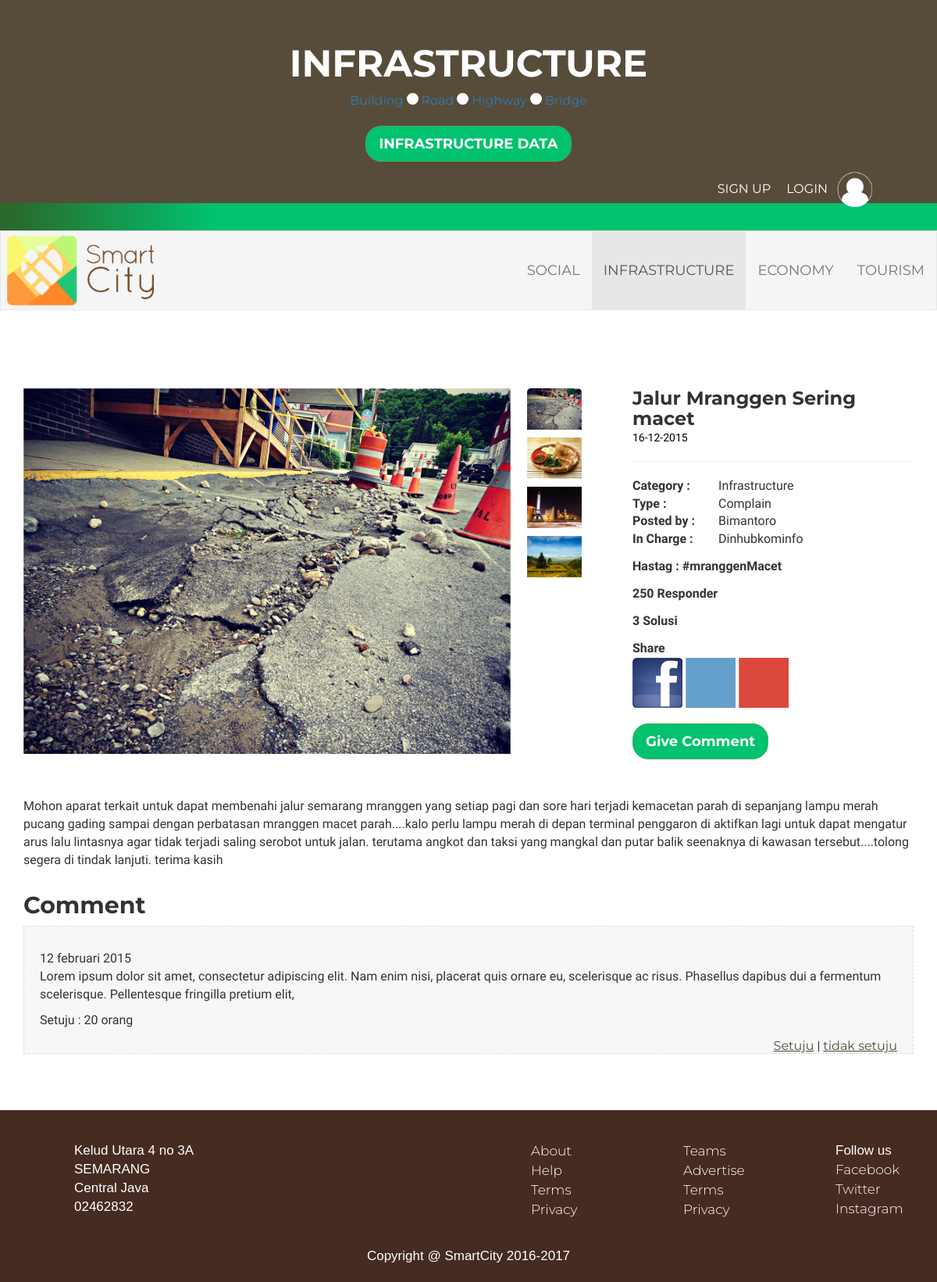
Page /post-detail.php?post_id=IC-1 on the earlier database version.
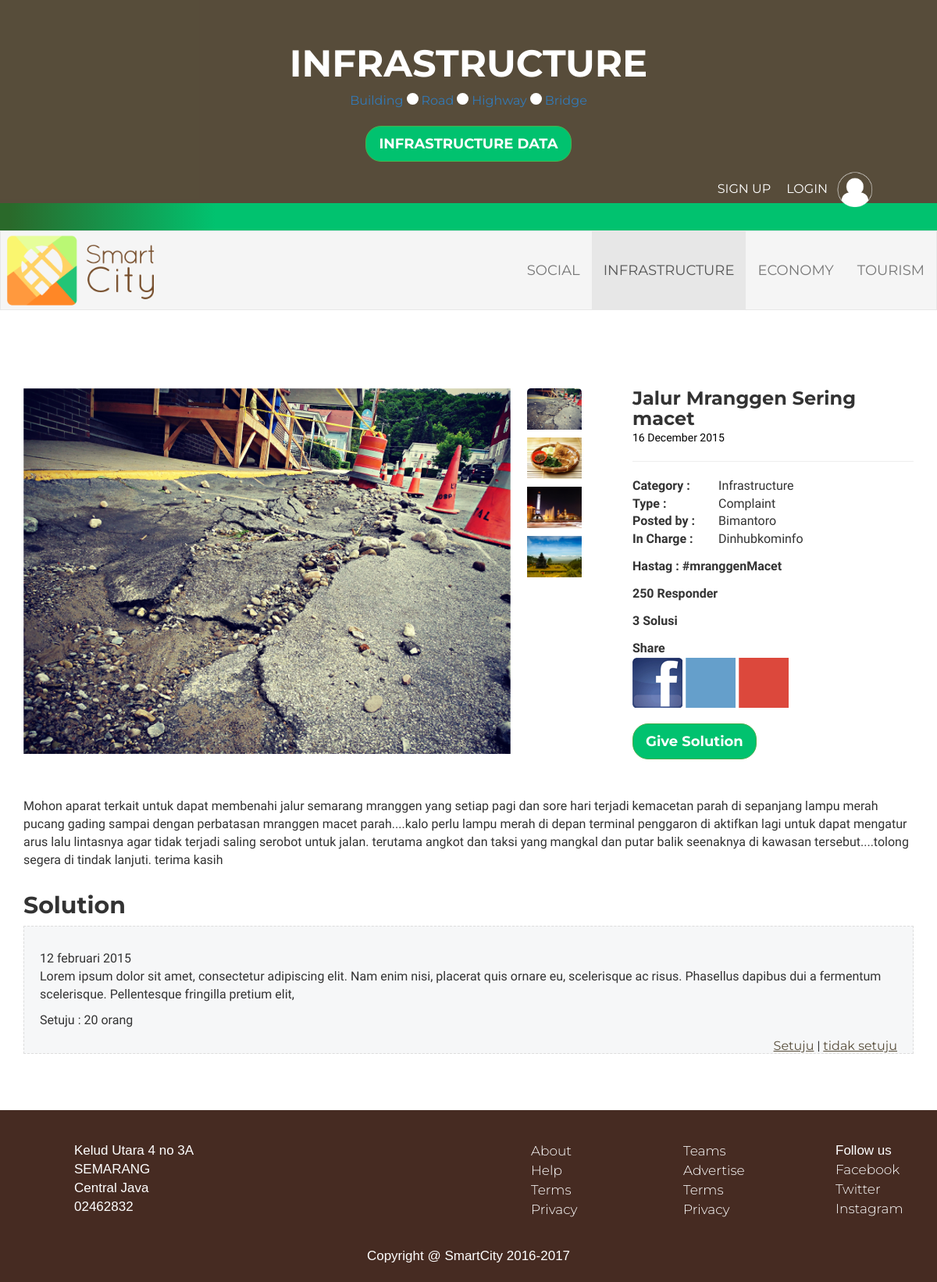
Same page on the later database version.
### tables this page shows
CREATE TABLE IF NOT EXISTS `post` (
  `post_id` varchar(11) NOT NULL,
  `date` varchar(20) NOT NULL,
  `post_author` varchar(50) NOT NULL,
  `post_title` varchar(255) NOT NULL,
  `post_content` varchar(1000) NOT NULL,
  `post_category` varchar(14) NOT NULL,
  `post_type` varchar(10) NOT NULL,
  `post_tag` varchar(50) NOT NULL,
  `post_inCharge` varchar(50) NOT NULL,
  `pictures` varchar(1000) DEFAULT NULL
);

### post-detail.php (the view, shortened to what this page needs)
<?php
$id = $_GET['post_id'];
$sql = mysql_query("SELECT * FROM post WHERE post_id='$id'");
$post = mysql_fetch_object($sql);
?>
<!DOCTYPE html>
<html>
	<head>
		<link rel="stylesheet" href="https://maxcdn.bootstrapcdn.com/bootstrap/3.3.5/css/bootstrap.min.css">
		<link rel="stylesheet" href="css/style.css">
		<link rel="stylesheet" href="css/post-detail.css">
		<link rel="stylesheet"  href="css/lightslider.css"/>
	</head>
	<body>
		<section class="infrastructure">
			<div class="container-fluid">
				<div class="row main-header">
					<div class="hero text-center">
						<h1>INFRASTRUCTURE</h1>
						<div class="categ-menu">
							<a href="#">Building</a>
							<div class="bullet"></div>
							<a href="#">Road</a>
							<div class="bullet"></div>
							<a href="#">Highway</a>
							<div class="bullet"></div>
							<a href="#">Bridge</a>
						</div>
						<a href="#" class="btn btn-success btn-lg">INFRASTRUCTURE DATA</a>
					</div>
						<div class="user">
							<a href="#modal-sign" role="button" data-toggle="modal">SIGN UP</a>
							<a href="#modal-login" role="button" data-toggle="modal">LOGIN</a>
							<img src="img/user.png" alt="" width="50px">
						</div>
				</div>
			</div>
		</section>
		<div class="border-green"> </div>
		<nav class="navbar navbar-default" role = "navigation">
			<div class="container-fluid">
				<div class="row fix-menu">
					<div class="navbar-header">
		  			<div class="logo"><a href="index.html"><img src="img/logo.png" width="200px"></a></div>
					</div>
		  			<div class="collapse navbar-collapse" id="collapse" role="navigation">
			  			<ul class="nav navbar-nav navbar-right">
			  				<li><a href="social.html">Social</a></li>
							<li class="active"><a href="infrastructure.html">Infrastructure</a></li>
							<li><a href="economy.html">Economy</a></li>
							<li><a href="tourism.html">Tourism</a></li>
			  			</ul>
					</div>
				</div>
			</div>
	  	</nav>
			<div class="container main-post	">
				<div class="row">
					<div class="col-md-8 img-main">
						<div class="item">
	            			<div class="clearfix">
	               			 <ul id="vertical">
			                    <li data-thumb="img/prob1.png">
			                        <img src="img/prob1.png">
			                    </li>
		               		</ul>
				            </div>
				        </div>
					</div>
					<div class="col-md-4">
						<h3><?php echo $post->post_title; ?></h3>
						<div class="date-post"><?php echo $post->date; ?></div>
						<hr>
						<table>
						   <tr>
							<td> Category : </td>
							<td> <?php echo $post->post_category; ?> </td>
						  </tr>
						  <tr>
						  	<td> Type : </td>
						  	<td> <?php echo $post->post_type; ?> </td>
						  </tr>
						  <tr>
						  	<td> Posted by : </td>
							<td> <?php echo $post->post_author; ?> </td>
						  </tr>
						  <tr>
						  	<td> In Charge : </td>
						  	<td> <?php echo $post->post_inCharge; ?> </td>
						  </tr>
						</table>
						<div class="brief-button">
							<div class="bold">Hastag : <?php echo $post->post_tag;?></div>
								<div class="respponder">250 Responder</div>
								<div class="best-solusion">3 Solusi</div>
								<div class="sosmed">
								<div class="sosmed-head">Share</div>
								<img src="img/fb.png" alt="">
								<img src="img/twt.png" alt="">
								<img src="img/gog.png" alt="">
							</div>
						</div>
						<a href="#modal-solusi" role="button" data-toggle="modal" class="btn btn-success btn-lg">Give <?php echo ($post->post_type == "Complaint" ? "Solution" : "Comment"); ?></a>
					</div>
					<div class="col-md-12 post-detail">
						<div class="prob">
							<p><?php echo $post->post_content; ?></p>
						</div>
					</div>
					<div class="col-md-12">
					<h2><?php echo ($post->post_type == "Complaint" ? "Solution" : "Comment"); ?></h2>
						<div class="solusi-body">
							<p>
								<div class="date">12 februari 2015</div>
								Lorem ipsum dolor sit amet, consectetur adipiscing elit. Nam enim nisi, placerat quis ornare eu, scelerisque ac risus. Phasellus dapibus dui a fermentum scelerisque. Pellentesque fringilla pretium elit,
							</p>
							<p>
								Setuju : 20 orang
							</p>
							<div class="pool pull-right">
								<p>
									<a href="#">Setuju</a> | <a href="#">tidak setuju</a>
								</p>
							</div>
						</div>
					</div>
				</div>
			</div>
		<footer>
			<div class="abfooter">
				<div class="container">
					<div class="row">
						<div class="col-md-6">
							<ul>
								<li> Kelud Utara 4 no 3A </li>
								<li> SEMARANG </li>
								<li> Central Java </li>
								<li> 02462832 </li>
							</ul>
						</div>
						<div class="col-md-2">
							<ul>
								<li><a href=#about.html> About </a> </li>
								<li><a href=#help.html> Help </a> </li>
								<li><a href=#terms.html> Terms </a> </li>
								<li><a href=#privacy.html> Privacy </a> </li>
							</ul>
						</div>
						<div class="col-md-2">
							<ul>
								<li><a href=#teams.html> Teams </a> </li>
								<li><a href=#advertise.html> Advertise</a> </li>
								<li><a href=#terms.html> Terms</a> </li>
								<li><a href=#privacy.html> Privacy </a> </li>
							</ul>
						</div>
						<div class="col-md-2">
							<ul>
								<li>Follow us </li>
								<li><a href=> Facebook</a> </li>
								<li><a href=> Twitter</a> </li>
								<li><a href=> Instagram </a> </li>
							</ul>
						</div>
					</div>
				</div>
			</div>
			<div class="copyright">
				<p> Copyright @ SmartCity 2016-2017 </p>
			</div>
		</footer>
	</body>
</html>

### css/style.css (style rules this page uses)
body { font-family: 'Quicksand', sans-serif; font-size: 16px; }
a { font-family: 'Montserrat', sans-serif; }
h1, h2, h3, h4, h5, h6 { font-family: 'Montserrat', sans-serif; font-weight: 700; }
.main-header { background: rgba(45, 32, 9, 0.8); padding: 20px 40px 0px 40px; }
.hero { height: auto; color: #FFF; width: 75%; margin: 0 auto; margin-top: 50px; margin-bottom: 110px; padding: 10px 0; }
.hero h1 { font-size: 3em; text-transform: uppercase; }
.user { float: right; display: inline-table; margin-bottom: 20px; margin-right: 40px; }
.user a { color: #FFF; padding: 0 10px; cursor: pointer; }
.btn-success { color:#fff; background-color:#01c26f; border-radius: 20px; font-weight:bold; }
.border-green { background: rgba(42,105,42,1); background: -moz-linear-gradient(left, rgba(42,105,42,1) 0%, rgba(42,105,42,1) 1%, rgba(1,194,111,1) 23%, rgba(1,194,111,1) 100%); background: -webkit-gradient(left top, right top, color-stop(0%, rgba(42,105,42,1)), color-stop(1%, rgba(42,105,42,1)), color-stop(23%, rgba(1,194,111,1)), color-stop(100%, rgba(1,194,111,1))); background: -webkit-linear-gradient(left, rgba(42,105,42,1) 0%, rgba(42,105,42,1) 1%, rgba(1,194,111,1) 23%, rgba(1,194,111,1) 100%); background: -o-linear-gradient(left, rgba(42,105,42,1) 0%, rgba(42,105,42,1) 1%, rgba(1,194,111,1) 23%, rgba(1,194,111,1) 100%); background: -ms-linear-gradient(left, rgba(42,105,42,1) 0%, rgba(42,105,42,1) 1%, rgba(1,194,111,1) 23%, rgba(1,194,111,1) 100%); background: linear-gradient(to right, rgba(42,105,42,1) 0%, rgba(42,105,42,1) 1%, rgba(1,194,111,1) 23%, rgba(1,194,111,1) 100%); filter: progid:DXImageTransform.Microsoft.gradient( startColorstr='#2a692a', endColorstr='#01c26f', GradientType=1 ); height:35px; }
.navbar { background-color: #F5F5F5; border-radius: 0; }
.navbar-right>li>a { font-family: 'Montserrat', sans-serif; text-transform: uppercase; font-weight: 400; color:#514C4C; font-size: 18px; height: 100px; padding-top: 40px; }
.clearfix { clear:both; }
footer { background-color:#462b22; color: #fff; font-size: 17px; font-family: 'Helvetica', sans-serif; height: 220px; padding: 40px; }
footer a { font-weight: 300; color: #FFF; }
footer ul li { list-style: none; }
.copyright { text-align: center; margin-top: 24px; }

### css/post-detail.css (style rules this page uses)
.infrastructure { height: 260px; }
.hero { margin: 5px auto 2px; }
.categ-menu { padding-bottom: 20px; }
.categ-menu div { display: inline-table; }
.bullet { width: 15px; height: 15px; background: white; border-radius: 50%; }
.lslide { padding-right: -40px; }
.img-main { padding-right: 50px; }
.main-post { margin-bottom: 60px; margin-top: 100px; }
.post-detail { margin-top: 24px; }
.brief-button { margin-bottom: 20px; }
.brief-button div { margin-top: 12px; font-weight: bold; }
.col-md-4 tr td:first-child { font-weight: bold; }
.col-md-4 tr td:nth-child(2) { padding-left: 30px; }
.col-md-4 h3 { margin-top: 0; margin-bottom: 0; }
.solusi-body { padding: 20px; background: #F6F7F8; border: 1.6px dashed #DDD; }
.date-post { color: #000; font-size: 14px; }
.pool a { text-decoration: underline; color: #574D3A; }

### css/lightslider.css (style rules this page uses)
.lightSlider:before, .lightSlider:after { content: " "; display: table; }
.lightSlider { overflow: hidden; margin: 0; }
.lSSlideWrapper > .lightSlider:after { clear: both; }
.lSSlideWrapper .lSSlide { -webkit-transform: translate(0px, 0px); -ms-transform: translate(0px, 0px); transform: translate(0px, 0px); -webkit-transition: all 1s; -webkit-transition-property: -webkit-transform,height; -moz-transition-property: -moz-transform,height; transition-property: transform,height; -webkit-transition-duration: inherit !important; transition-duration: inherit !important; -webkit-transition-timing-function: inherit !important; transition-timing-function: inherit !important; }
.lSSlideOuter.vertical .lightSlider > * { width: 100% !important; max-width: none !important; }
.lSSlideOuter .lightSlider, .lSSlideOuter .lSPager { padding-left: 0; list-style: none outside none; }
.lSSlideOuter .lightSlider > *, .lSSlideOuter .lSGallery li { float: left; }
.lightSlider.lsGrab > * { cursor: -webkit-grab; cursor: -moz-grab; cursor: -o-grab; cursor: -ms-grab; cursor: grab; }

Differences in the rows shown:
changed post "Jalur Mranggen Sering macet": date "16-12-2015" → "16 December 2015"; post_type "Complain" → "Complaint"
Other differences:
text no longer shown: "Comment Comment"
text now shown: "Solution Solution"
